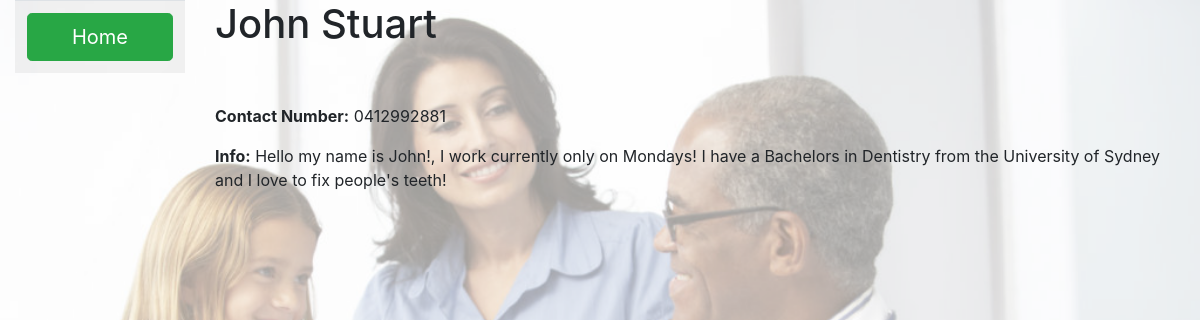
/accounts/dentist_view/3/, run on the app's committed database.
### accounts/models.py (models this page shows, shortened)
class Staff(models.Model):
    user = models.OneToOneField(User, on_delete=models.CASCADE, primary_key=True)
    role = models.CharField(max_length=15)
    info = models.TextField(max_length=100, help_text='Personal Info',default="I am a staff member")

class User(AbstractUser):
    first_name = models.CharField(max_length=20, null=False)
    last_name = models.CharField(max_length=20, null=False)
    DoB = models.DateTimeField(max_length=100, null=True)
    phone_number = models.CharField(max_length=10, null=True,validators=[phone_validator])
    email = models.EmailField(max_length=100, null=True)

### accounts/views.py (the view)
# urls.py: path('dentist_view/<int:pk>/', views.dentist_profile_view.as_view(), name='dentist-detail'),
class dentist_profile_view(generic.DetailView):
    model = Staff
    template_name = 'dentist_profile.html'
    context_object_name = 'dentist'
    def get_context_data(self, **kwargs):
        context = super(dentist_profile_view, self).get_context_data(**kwargs)
        return context

### accounts/templates/dentist_profile.html
{% extends "patient_base.html" %}
{% block content %}
  <h1>{{dentist.user.first_name}} {{dentist.user.last_name}}</h1>
  <br></br>
  <p><strong>Contact Number:</strong> {{dentist.user.phone_number}}</p>
  <p><strong>Info:</strong> {{dentist.info}}</p>
{% endblock %}

### accounts/static/css/patient_base.css (style rules this page uses)
body { background-image: url('doctor-patient.png'); background-size: cover; }

### data on the page
Staff: user.first_name "John", user.last_name "Stuart", user.phone_number "0412992881", info "Hello my name is John!, I work currently only on Mondays! I have a Bachelors in Dentistry from the University of Sydney and I love to fix people's teeth!"
